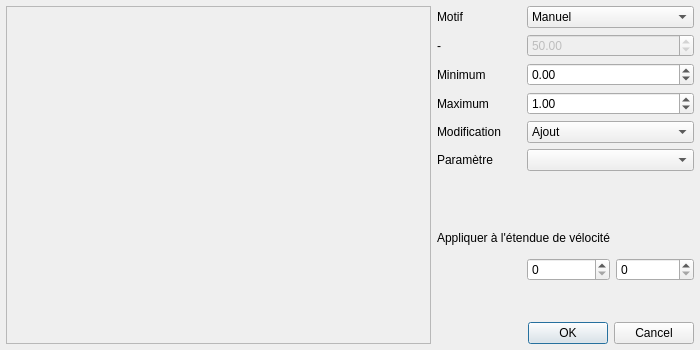
<?xml version="1.0" encoding="UTF-8"?>
<ui version="4.0">
 <class>DialogParamGlobal</class>
 <widget class="QDialog" name="DialogParamGlobal">
  <property name="windowModality">
   <enum>Qt::ApplicationModal</enum>
  </property>
  <property name="geometry">
   <rect>
    <x>0</x>
    <y>0</y>
    <width>700</width>
    <height>350</height>
   </rect>
  </property>
  <property name="windowTitle">
   <string>Paramétrage global</string>
  </property>
  <property name="windowIcon">
   <iconset resource="../resources.qrc">
    <normaloff>:/icons/icon</normaloff>:/icons/icon</iconset>
  </property>
  <property name="modal">
   <bool>true</bool>
  </property>
  <layout class="QGridLayout" name="gridLayout_2">
   <property name="leftMargin">
    <number>6</number>
   </property>
   <property name="topMargin">
    <number>6</number>
   </property>
   <property name="rightMargin">
    <number>6</number>
   </property>
   <property name="bottomMargin">
    <number>6</number>
   </property>
   <item row="2" column="1">
    <widget class="QLabel" name="label_3">
     <property name="text">
      <string>Minimum</string>
     </property>
    </widget>
   </item>
   <item row="5" column="2" colspan="2">
    <widget class="QComboBox" name="comboValeur"/>
   </item>
   <item row="2" column="2" colspan="2">
    <widget class="QDoubleSpinBox" name="doubleSpinMin">
     <property name="minimum">
      <double>-20000.000000000000000</double>
     </property>
     <property name="maximum">
      <double>20000.000000000000000</double>
     </property>
     <property name="value">
      <double>0.000000000000000</double>
     </property>
    </widget>
   </item>
   <item row="6" column="1">
    <spacer name="verticalSpacer_2">
     <property name="orientation">
      <enum>Qt::Vertical</enum>
     </property>
     <property name="sizeType">
      <enum>QSizePolicy::Fixed</enum>
     </property>
     <property name="sizeHint" stdset="0">
      <size>
       <width>20</width>
       <height>40</height>
      </size>
     </property>
    </spacer>
   </item>
   <item row="4" column="2" colspan="2">
    <widget class="QComboBox" name="comboModif">
     <item>
      <property name="text">
       <string>Ajout</string>
      </property>
     </item>
     <item>
      <property name="text">
       <string>Multiplication</string>
      </property>
     </item>
     <item>
      <property name="text">
       <string>Remplacement</string>
      </property>
     </item>
    </widget>
   </item>
   <item row="10" column="1" colspan="3">
    <widget class="QDialogButtonBox" name="buttonBox">
     <property name="orientation">
      <enum>Qt::Horizontal</enum>
     </property>
     <property name="standardButtons">
      <set>QDialogButtonBox::Cancel|QDialogButtonBox::Ok</set>
     </property>
    </widget>
   </item>
   <item row="5" column="1">
    <widget class="QLabel" name="label_5">
     <property name="text">
      <string>Paramètre</string>
     </property>
    </widget>
   </item>
   <item row="3" column="2" colspan="2">
    <widget class="QDoubleSpinBox" name="doubleSpinMax">
     <property name="minimum">
      <double>-20000.000000000000000</double>
     </property>
     <property name="maximum">
      <double>20000.000000000000000</double>
     </property>
     <property name="value">
      <double>1.000000000000000</double>
     </property>
    </widget>
   </item>
   <item row="1" column="1">
    <widget class="QLabel" name="label_6">
     <property name="text">
      <string notr="true">-</string>
     </property>
    </widget>
   </item>
   <item row="3" column="1">
    <widget class="QLabel" name="label_2">
     <property name="text">
      <string>Maximum</string>
     </property>
    </widget>
   </item>
   <item row="0" column="2" colspan="2">
    <widget class="QComboBox" name="comboMotif">
     <property name="currentIndex">
      <number>0</number>
     </property>
     <item>
      <property name="text">
       <string>Manuel</string>
      </property>
     </item>
     <item>
      <property name="text">
       <string>Linéaire ascendant</string>
      </property>
     </item>
     <item>
      <property name="text">
       <string>Linéaire descendant</string>
      </property>
     </item>
     <item>
      <property name="text">
       <string>Exponentiel ascendant</string>
      </property>
     </item>
     <item>
      <property name="text">
       <string>Exponentiel descendant</string>
      </property>
     </item>
     <item>
      <property name="text">
       <string>Aléatoire</string>
      </property>
     </item>
    </widget>
   </item>
   <item row="0" column="1">
    <widget class="QLabel" name="label">
     <property name="text">
      <string>Motif</string>
     </property>
    </widget>
   </item>
   <item row="7" column="1" colspan="2">
    <widget class="QLabel" name="label_7">
     <property name="text">
      <string>Appliquer à l'étendue de vélocité</string>
     </property>
    </widget>
   </item>
   <item row="8" column="2">
    <widget class="QSpinBox" name="spinVelMin">
     <property name="maximum">
      <number>127</number>
     </property>
    </widget>
   </item>
   <item row="8" column="3">
    <widget class="QSpinBox" name="spinVelMax">
     <property name="maximum">
      <number>127</number>
     </property>
    </widget>
   </item>
   <item row="4" column="1">
    <widget class="QLabel" name="label_4">
     <property name="text">
      <string>Modification</string>
     </property>
    </widget>
   </item>
   <item row="1" column="2" colspan="2">
    <widget class="QDoubleSpinBox" name="doubleSpinRaideur">
     <property name="enabled">
      <bool>false</bool>
     </property>
     <property name="minimum">
      <double>0.000000000000000</double>
     </property>
     <property name="maximum">
      <double>100.000000000000000</double>
     </property>
     <property name="value">
      <double>50.000000000000000</double>
     </property>
    </widget>
   </item>
   <item row="0" column="0" rowspan="11">
    <widget class="QFrame" name="frame_1">
     <property name="sizePolicy">
      <sizepolicy hsizetype="Expanding" vsizetype="Preferred">
       <horstretch>0</horstretch>
       <verstretch>0</verstretch>
      </sizepolicy>
     </property>
     <property name="frameShape">
      <enum>QFrame::StyledPanel</enum>
     </property>
     <property name="frameShadow">
      <enum>QFrame::Sunken</enum>
     </property>
     <layout class="QVBoxLayout" name="verticalLayout_2">
      <property name="leftMargin">
       <number>0</number>
      </property>
      <property name="topMargin">
       <number>0</number>
      </property>
      <property name="rightMargin">
       <number>0</number>
      </property>
      <property name="bottomMargin">
       <number>0</number>
      </property>
      <item>
       <widget class="GraphParamGlobal" name="graphParamGlobal" native="true"/>
      </item>
     </layout>
    </widget>
   </item>
   <item row="9" column="1">
    <spacer name="verticalSpacer">
     <property name="orientation">
      <enum>Qt::Vertical</enum>
     </property>
     <property name="sizeType">
      <enum>QSizePolicy::Fixed</enum>
     </property>
     <property name="sizeHint" stdset="0">
      <size>
       <width>20</width>
       <height>10</height>
      </size>
     </property>
    </spacer>
   </item>
  </layout>
 </widget>
 <customwidgets>
  <customwidget>
   <class>GraphParamGlobal</class>
   <extends>QWidget</extends>
   <header>dialog_paramglobal.h</header>
   <container>1</container>
  </customwidget>
 </customwidgets>
 <resources>
  <include location="../resources.qrc"/>
 </resources>
 <connections>
  <connection>
   <sender>buttonBox</sender>
   <signal>accepted()</signal>
   <receiver>DialogParamGlobal</receiver>
   <slot>accept()</slot>
   <hints>
    <hint type="sourcelabel">
     <x>248</x>
     <y>254</y>
    </hint>
    <hint type="destinationlabel">
     <x>157</x>
     <y>274</y>
    </hint>
   </hints>
  </connection>
  <connection>
   <sender>doubleSpinRaideur</sender>
   <signal>valueChanged(double)</signal>
   <receiver>DialogParamGlobal</receiver>
   <slot>raideurChanged(double)</slot>
   <hints>
    <hint type="sourcelabel">
     <x>463</x>
     <y>53</y>
    </hint>
    <hint type="destinationlabel">
     <x>279</x>
     <y>116</y>
    </hint>
   </hints>
  </connection>
  <connection>
   <sender>doubleSpinMax</sender>
   <signal>valueChanged(double)</signal>
   <receiver>DialogParamGlobal</receiver>
   <slot>maxChanged(double)</slot>
   <hints>
    <hint type="sourcelabel">
     <x>463</x>
     <y>114</y>
    </hint>
    <hint type="destinationlabel">
     <x>279</x>
     <y>116</y>
    </hint>
   </hints>
  </connection>
  <connection>
   <sender>comboMotif</sender>
   <signal>currentIndexChanged(int)</signal>
   <receiver>DialogParamGlobal</receiver>
   <slot>indexMotifChanged(int)</slot>
   <hints>
    <hint type="sourcelabel">
     <x>463</x>
     <y>22</y>
    </hint>
    <hint type="destinationlabel">
     <x>279</x>
     <y>116</y>
    </hint>
   </hints>
  </connection>
  <connection>
   <sender>doubleSpinMin</sender>
   <signal>valueChanged(double)</signal>
   <receiver>DialogParamGlobal</receiver>
   <slot>minChanged(double)</slot>
   <hints>
    <hint type="sourcelabel">
     <x>463</x>
     <y>83</y>
    </hint>
    <hint type="destinationlabel">
     <x>279</x>
     <y>116</y>
    </hint>
   </hints>
  </connection>
  <connection>
   <sender>buttonBox</sender>
   <signal>rejected()</signal>
   <receiver>DialogParamGlobal</receiver>
   <slot>reject()</slot>
   <hints>
    <hint type="sourcelabel">
     <x>316</x>
     <y>260</y>
    </hint>
    <hint type="destinationlabel">
     <x>286</x>
     <y>274</y>
    </hint>
   </hints>
  </connection>
 </connections>
 <slots>
  <slot>indexMotifChanged(int)</slot>
  <slot>raideurChanged(double)</slot>
  <slot>applyToOthers()</slot>
  <slot>minChanged(double)</slot>
  <slot>maxChanged(double)</slot>
 </slots>
</ui>
